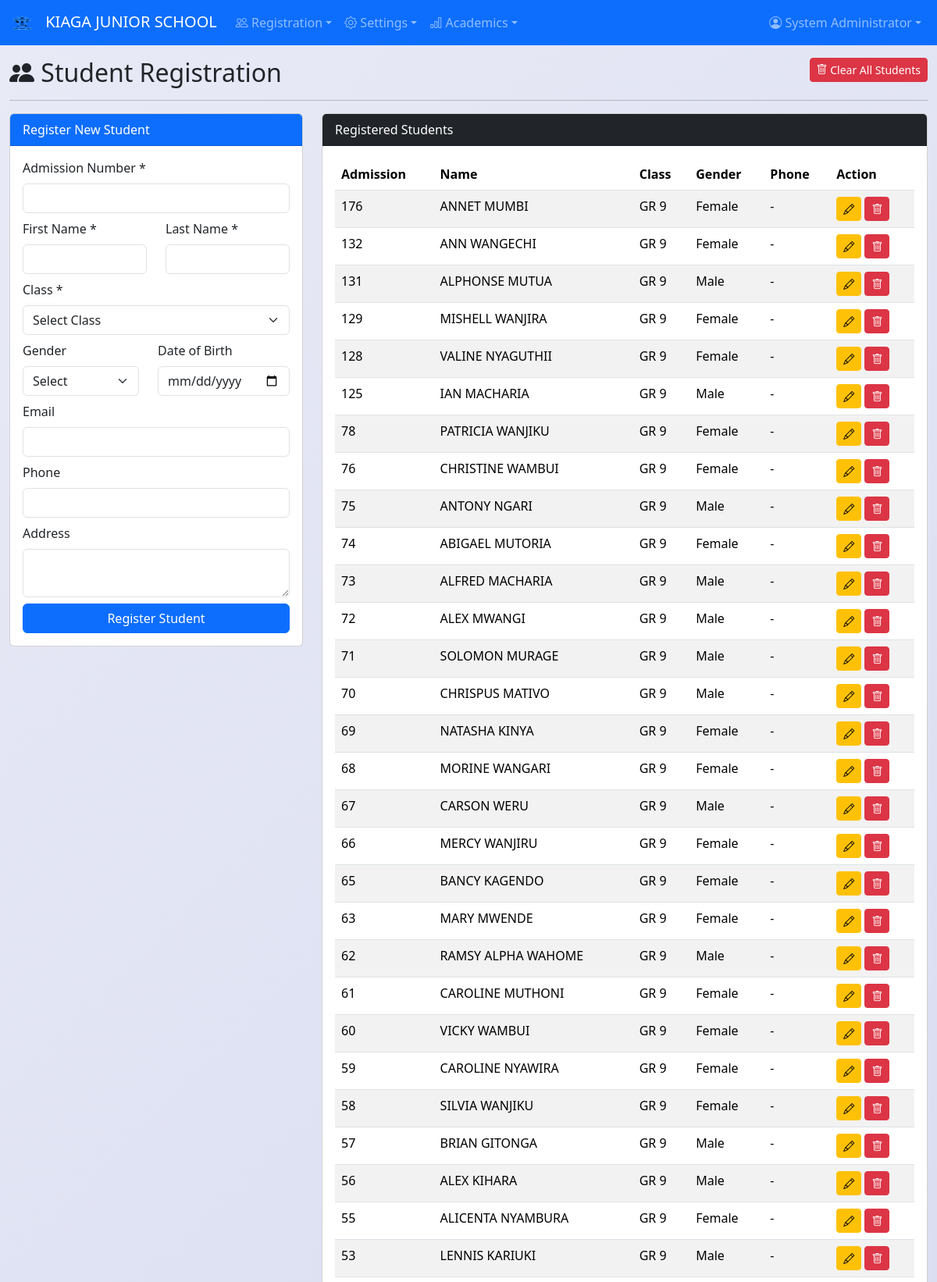
/students (signed in, upper part), run on the app's committed database.
### app.py (models this page shows, shortened)
class SchoolSettings(db.Model):
    id = db.Column(db.Integer, primary_key=True)
    school_name = db.Column(db.String(200), nullable=False, default='My School')
    school_address = db.Column(db.Text, nullable=True)
    school_phone = db.Column(db.String(50), nullable=True)
    school_email = db.Column(db.String(120), nullable=True)
    school_motto = db.Column(db.String(200), nullable=True)
    principal_name = db.Column(db.String(100), nullable=True)
    principal_title = db.Column(db.String(100), nullable=True, default='Principal')
    city = db.Column(db.String(100), nullable=True)
    logo_url = db.Column(db.String(500), nullable=True)
    po_box = db.Column(db.String(100), nullable=True)
    term_begins = db.Column(db.String(20), nullable=True)
    closing_date = db.Column(db.String(20), nullable=True)

class User(UserMixin, db.Model):
    id = db.Column(db.Integer, primary_key=True)
    username = db.Column(db.String(80), unique=True, nullable=False)
    email = db.Column(db.String(120), unique=True, nullable=True)
    password_hash = db.Column(db.String(200), nullable=False)
    role = db.Column(db.String(20), nullable=False, default='Teacher')
    full_name = db.Column(db.String(100), nullable=False)
    created_at = db.Column(db.DateTime, default=datetime.utcnow)

class Student(db.Model):
    id = db.Column(db.Integer, primary_key=True)
    admission_number = db.Column(db.String(50), unique=True, nullable=False)
    first_name = db.Column(db.String(50), nullable=False)
    last_name = db.Column(db.String(50), nullable=False)
    email = db.Column(db.String(120), nullable=True)
    phone = db.Column(db.String(20), nullable=True)
    address = db.Column(db.Text, nullable=True)
    date_of_birth = db.Column(db.String(20), nullable=True)
    gender = db.Column(db.String(10), nullable=True)
    class_id = db.Column(db.Integer, db.ForeignKey('class.id'), nullable=False)
    created_at = db.Column(db.DateTime, default=datetime.utcnow)
    marks = db.relationship('Mark', backref='student', lazy=True, cascade='all, delete-orphan')
    password_hash = db.Column(db.String(200), nullable=True)
    @property
    def full_name(self):
        return f"{self.first_name} {self.last_name}"

class Class(db.Model):
    id = db.Column(db.Integer, primary_key=True)
    name = db.Column(db.String(50), unique=True, nullable=False)
    section = db.Column(db.String(20), nullable=True)
    created_at = db.Column(db.DateTime, default=datetime.utcnow)
    students = db.relationship('Student', backref='class_', lazy=True)

### app.py (the view, shortened to what this page needs)
@app.route('/students', methods=['GET', 'POST'])
@admin_required
def students():
    return render_template('students.html', students=Student.query.order_by(Student.created_at.desc()).all(), classes=Class.query.all())

### app.py (called while the page is built)
def admin_required(f):
    @wraps(f)
    @login_required
    def wrap(*args, **kwargs):
        if current_user.role != 'Admin':
            flash('Access denied. Admin only.', 'danger')
            return redirect(url_for('dashboard'))
        return f(*args, **kwargs)
    return wrap

@login_manager.user_loader
def load_user(user_id):
    return User.query.get(int(user_id))

@app.context_processor
def inject_school_settings():
    s = SchoolSettings.query.first()
    if not s:
        s = SchoolSettings(school_name='My School')
        db.session.add(s)
        db.session.commit()
    gs = GradeSetting.query.order_by(GradeSetting.min_percentage.desc()).all()
    return dict(school=s, grade_settings=gs)

### templates/students.html (shortened to what this page needs)
{% extends "base.html" %}
{% block content %}
<h2><i class="bi bi-people-fill"></i> Student Registration
    <a href="{{ url_for('clear_all_students') }}" class="btn btn-danger btn-sm float-end"
       onclick="return confirm('Delete ALL students and their marks? This cannot be undone!')">
       <i class="bi bi-trash"></i> Clear All Students
    </a>
</h2>
<hr>
<div class="row">
    <div class="col-md-4">
        <div class="card">
            <div class="card-header bg-primary text-white">Register New Student</div>
            <div class="card-body">
                <form method="POST">
                    <div class="mb-2">
                        <label class="form-label">Admission Number *</label>
                        <input type="text" name="admission_number" class="form-control" required>
                    </div>
                    <div class="row mb-2">
                        <div class="col">
                            <label class="form-label">First Name *</label>
                            <input type="text" name="first_name" class="form-control" required>
                        </div>
                        <div class="col">
                            <label class="form-label">Last Name *</label>
                            <input type="text" name="last_name" class="form-control" required>
                        </div>
                    </div>
                    <div class="mb-2">
                        <label class="form-label">Class *</label>
                        <select name="class_id" class="form-select" required>
                            <option value="">Select Class</option>
                        </select>
                    </div>
                    <div class="row mb-2">
                        <div class="col">
                            <label class="form-label">Gender</label>
                            <select name="gender" class="form-select">
                                <option value="">Select</option>
                            </select>
                        </div>
                        <div class="col">
                            <label class="form-label">Date of Birth</label>
                            <input type="date" name="date_of_birth" class="form-control">
                        </div>
                    </div>
                    <div class="mb-2">
                        <label class="form-label">Email</label>
                        <input type="email" name="email" class="form-control">
                    </div>
                    <div class="mb-2">
                        <label class="form-label">Phone</label>
                        <input type="text" name="phone" class="form-control">
                    </div>
                    <div class="mb-2">
                        <label class="form-label">Address</label>
                        <textarea name="address" class="form-control" rows="2"></textarea>
                    </div>
                    <button type="submit" class="btn btn-primary w-100">Register Student</button>
                </form>
            </div>
        </div>
    </div>
    <div class="col-md-8">
        <div class="card">
            <div class="card-header bg-dark text-white">Registered Students</div>
            <div class="card-body">
                <div class="table-responsive">
                    <table class="table table-striped table-hover">
                        <thead>
                            <tr>
                                <th>Admission</th>
                                <th>Name</th>
                                <th>Class</th>
                                <th>Gender</th>
                                <th>Phone</th>
                                <th>Action</th>
                            </tr>
                        </thead>
                        <tbody>
                            {% for s in students %}
                            <tr>
                                <td>{{ s.admission_number }}</td>
                                <td>{{ s.full_name }}</td>
                                <td>{{ s.class_.name }} {{ s.class_.section or '' }}</td>
                                <td>{{ s.gender or '-' }}</td>
                                <td>{{ s.phone or '-' }}</td>
                                <td>
                                    <a href="{{ url_for('edit_student', id=s.id) }}" class="btn btn-sm btn-warning">
                                        <i class="bi bi-pencil"></i>
                                    </a>
                                    <a href="{{ url_for('delete_student', id=s.id) }}" class="btn btn-sm btn-danger"
                                       onclick="return confirm('Delete this student?')">
                                        <i class="bi bi-trash"></i>
                                    </a>
                                </td>
                            </tr>
                            {% else %}
                            <tr><td colspan="6" class="text-center">No students registered yet.</td></tr>
                            {% endfor %}
                        </tbody>
                    </table>
                </div>
            </div>
        </div>
    </div>
</div>
{% endblock %}

### templates/base.html (shortened to what this page needs)
<!DOCTYPE html>
<html lang="en">
<head>
    <link href="https://cdn.jsdelivr.net/npm/bootstrap@5.3.2/dist/css/bootstrap.min.css" rel="stylesheet">
    <link rel="stylesheet" href="https://cdn.jsdelivr.net/npm/bootstrap-icons@1.11.2/font/bootstrap-icons.css">
</head>
<body>
{% if current_user.is_authenticated %}
<nav class="navbar navbar-expand-lg navbar-dark bg-primary no-print">
    <div class="container-fluid">
        <a class="navbar-brand" href="{{ url_for('dashboard') }}">
            {% if school.logo_url %}<img src="{{ school.logo_url }}" alt="Logo" style="height:30px;margin-right:8px;">{% else %}<i class="bi bi-mortarboard-fill"></i>{% endif %}
            {{ school.school_name }}
        </a>
        <div class="collapse navbar-collapse" id="navbarNav">
            <ul class="navbar-nav me-auto">
                <li class="nav-item dropdown">
                    <a class="nav-link dropdown-toggle" data-bs-toggle="dropdown" href="#"><i class="bi bi-people"></i> Registration</a>
                </li>
                <li class="nav-item dropdown">
                    <a class="nav-link dropdown-toggle" data-bs-toggle="dropdown" href="#"><i class="bi bi-gear"></i> Settings</a>
                </li>
                <li class="nav-item dropdown">
                    <a class="nav-link dropdown-toggle" data-bs-toggle="dropdown" href="#"><i class="bi bi-bar-chart"></i> Academics</a>
                </li>
            </ul>
            <ul class="navbar-nav">
                <li class="nav-item dropdown">
                    <a class="nav-link dropdown-toggle" data-bs-toggle="dropdown" href="#"><i class="bi bi-person-circle"></i> {{ current_user.full_name }}</a>
                </li>
            </ul>
        </div>
    </div>
</nav>
{% endif %}
<div class="container-fluid mt-2">{% block content %}{% endblock %}</div>
</body>
</html>

### templates/base.html (style rules this page uses)
body { background: linear-gradient(135deg, #e8eaf6 0%, #c5cae9 100%); min-height: 100vh; }

### data on the page
SchoolSettings: logo_url (picture), school_name "KIAGA JUNIOR SCHOOL"
User: full_name "System Administrator"
Student: admission_number "176", full_name "ANNET MUMBI", class_.name "GR 9", gender "Female", phone "-"
Student: admission_number "132", full_name "ANN WANGECHI", class_.name "GR 9", gender "Female", phone "-"
Student: admission_number "131", full_name "ALPHONSE MUTUA", class_.name "GR 9", gender "Male", phone "-"
Student: admission_number "129", full_name "MISHELL WANJIRA", class_.name "GR 9", gender "Female", phone "-"
Student: admission_number "128", full_name "VALINE NYAGUTHII", class_.name "GR 9", gender "Female", phone "-"
Student: admission_number "125", full_name "IAN MACHARIA", class_.name "GR 9", gender "Male", phone "-"
Student: admission_number "78", full_name "PATRICIA WANJIKU", class_.name "GR 9", gender "Female", phone "-"
Student: admission_number "76", full_name "CHRISTINE WAMBUI", class_.name "GR 9", gender "Female", phone "-"
Student: admission_number "75", full_name "ANTONY NGARI", class_.name "GR 9", gender "Male", phone "-"
Student: admission_number "74", full_name "ABIGAEL MUTORIA", class_.name "GR 9", gender "Female", phone "-"
Student: admission_number "73", full_name "ALFRED MACHARIA", class_.name "GR 9", gender "Male", phone "-"
Student: admission_number "72", full_name "ALEX MWANGI", class_.name "GR 9", gender "Male", phone "-"
Student: admission_number "71", full_name "SOLOMON MURAGE", class_.name "GR 9", gender "Male", phone "-"
Student: admission_number "70", full_name "CHRISPUS MATIVO", class_.name "GR 9", gender "Male", phone "-"
Student: admission_number "69", full_name "NATASHA KINYA", class_.name "GR 9", gender "Female", phone "-"
Student: admission_number "68", full_name "MORINE WANGARI", class_.name "GR 9", gender "Female", phone "-"
Student: admission_number "67", full_name "CARSON WERU", class_.name "GR 9", gender "Male", phone "-"
Student: admission_number "66", full_name "MERCY WANJIRU", class_.name "GR 9", gender "Female", phone "-"
Student: admission_number "65", full_name "BANCY KAGENDO", class_.name "GR 9", gender "Female", phone "-"
Student: admission_number "63", full_name "MARY MWENDE", class_.name "GR 9", gender "Female", phone "-"
Student: admission_number "62", full_name "RAMSY ALPHA WAHOME", class_.name "GR 9", gender "Male", phone "-"
Student: admission_number "61", full_name "CAROLINE MUTHONI", class_.name "GR 9", gender "Female", phone "-"
Student: admission_number "60", full_name "VICKY WAMBUI", class_.name "GR 9", gender "Female", phone "-"
Student: admission_number "59", full_name "CAROLINE NYAWIRA", class_.name "GR 9", gender "Female", phone "-"
Student: admission_number "58", full_name "SILVIA WANJIKU", class_.name "GR 9", gender "Female", phone "-"
Student: admission_number "57", full_name "BRIAN GITONGA", class_.name "GR 9", gender "Male", phone "-"
Student: admission_number "56", full_name "ALEX KIHARA", class_.name "GR 9", gender "Male", phone "-"
Student: admission_number "55", full_name "ALICENTA NYAMBURA", class_.name "GR 9", gender "Female", phone "-"
Student: admission_number "53", full_name "LENNIS KARIUKI", class_.name "GR 9", gender "Male", phone "-"
